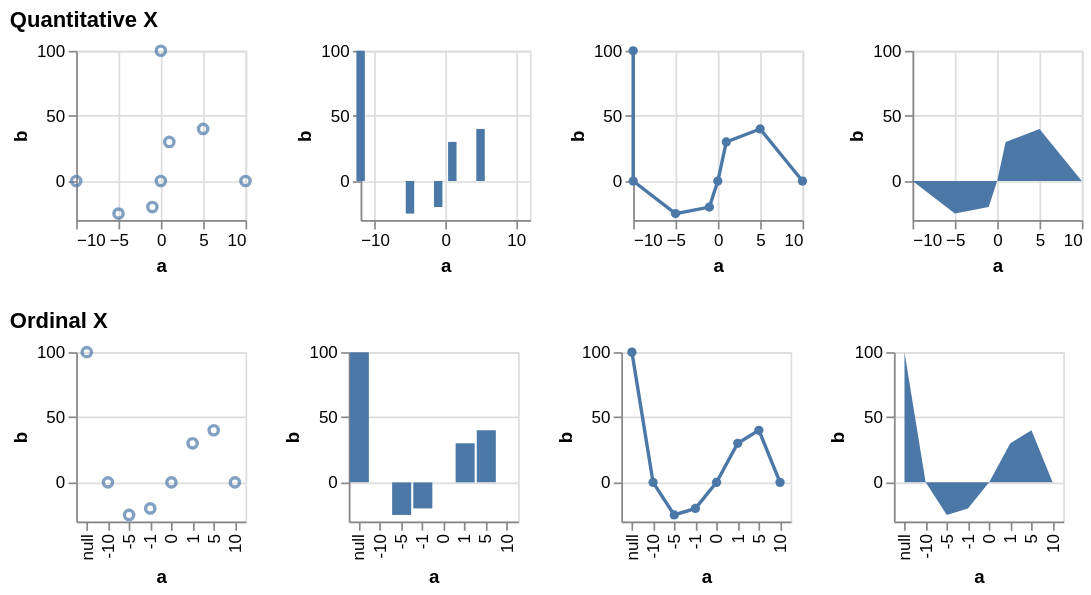

Write a Vega-Lite specification for this figure.
### Vega specification from a JSON file in a GitHub repository (floating-point values rounded to 4 significant figures)
{"$schema": "https://vega.github.io/schema/vega/v5.json", "description": "Testing invalid", "background": "white", "padding": 5, "data": [{"name": "source_0", "values": [{"a": null, "b": 100}, {"a": -10, "b": null}, {"a": -5, "b": -25}, {"a": -1, "b": -20}, {"a": 0, "b": null}, {"a": 1, "b": 30}, {"a": 5, "b": 40}, {"a": 10, "b": null}]}, {"name": "data_0", "source": "source_0", "transform": [{"type": "formula", "expr": "toNumber(datum[\"a\"])", "as": "a"}]}, {"name": "data_2", "source": "data_0", "transform": [{"type": "stack", "groupby": ["a"], "field": "b", "sort": {"field": [], "order": []}, "as": ["b_start", "b_end"], "offset": "zero"}]}, {"name": "data_3", "source": "data_0", "transform": [{"type": "impute", "field": "b", "groupby": [], "key": "a", "method": "value", "value": 0}, {"type": "stack", "groupby": ["a"], "field": "b", "sort": {"field": [], "order": []}, "as": ["b_start", "b_end"], "offset": "zero"}]}, {"name": "data_4", "source": "data_0", "transform": [{"type": "stack", "groupby": ["a"], "field": "b", "sort": {"field": [], "order": []}, "as": ["b_start", "b_end"], "offset": "zero"}]}, {"name": "data_5", "source": "data_0", "transform": [{"type": "impute", "field": "b", "groupby": [], "key": "a", "method": "value", "value": 0}, {"type": "stack", "groupby": ["a"], "field": "b", "sort": {"field": [], "order": []}, "as": ["b_start", "b_end"], "offset": "zero"}]}], "signals": [{"name": "childHeight", "value": 100}, {"name": "concat_0_childWidth", "value": 100}, {"name": "concat_1_childWidth", "value": 100}], "layout": {"padding": 20, "columns": 1, "bounds": "full", "align": "each"}, "marks": [{"type": "group", "name": "concat_0_group", "title": {"text": "Quantitative X", "anchor": "start"}, "layout": {"padding": 20, "bounds": "full", "align": "each"}, "marks": [{"type": "group", "name": "concat_0_concat_0_group", "style": "cell", "encode": {"update": {"width": {"signal": "concat_0_childWidth"}, "height": {"signal": "childHeight"}}}, "marks": [{"name": "concat_0_concat_0_marks", "type": "symbol", "style": ["point"], "from": {"data": "data_0"}, "encode": {"update": {"opacity": {"value": 0.7}, "fill": {"value": "transparent"}, "stroke": {"value": "#4c78a8"}, "ariaRoleDescription": {"value": "point"}, "description": {"signal": "\"a: \" + (format(datum[\"a\"], \"\")) + \"; b: \" + (format(datum[\"b\"], \"\"))"}, "x": [{"test": "!isValid(datum[\"a\"]) || !isFinite(+datum[\"a\"])", "scale": "concat_0_concat_0_x", "value": 0}, {"scale": "concat_0_concat_0_x", "field": "a"}], "y": [{"test": "!isValid(datum[\"b\"]) || !isFinite(+datum[\"b\"])", "scale": "concat_0_concat_0_y", "value": 0}, {"scale": "concat_0_concat_0_y", "field": "b"}]}}}], "axes": [{"scale": "concat_0_concat_0_x", "orient": "bottom", "gridScale": "concat_0_concat_0_y", "grid": true, "tickCount": {"signal": "ceil(concat_0_childWidth/40)"}, "domain": false, "labels": false, "aria": false, "maxExtent": 0, "minExtent": 0, "ticks": false, "zindex": 0}, {"scale": "concat_0_concat_0_y", "orient": "left", "gridScale": "concat_0_concat_0_x", "grid": true, "tickCount": {"signal": "ceil(childHeight/40)"}, "domain": false, "labels": false, "aria": false, "maxExtent": 0, "minExtent": 0, "ticks": false, "zindex": 0}, {"scale": "concat_0_concat_0_x", "orient": "bottom", "grid": false, "title": "a", "labelFlush": true, "labelOverlap": true, "tickCount": {"signal": "ceil(concat_0_childWidth/40)"}, "zindex": 0}, {"scale": "concat_0_concat_0_y", "orient": "left", "grid": false, "title": "b", "labelOverlap": true, "tickCount": {"signal": "ceil(childHeight/40)"}, "zindex": 0}]}, {"type": "group", "name": "concat_0_concat_1_group", "style": "cell", "encode": {"update": {"width": {"signal": "concat_0_childWidth"}, "height": {"signal": "childHeight"}}}, "marks": [{"name": "concat_0_concat_1_marks", "type": "rect", "style": ["bar"], "from": {"data": "data_2"}, "encode": {"update": {"fill": {"value": "#4c78a8"}, "ariaRoleDescription": {"value": "bar"}, "description": {"signal": "\"a: \" + (format(datum[\"a\"], \"\")) + \"; b: \" + (format(datum[\"b\"], \"\"))"}, "xc": [{"test": "!isValid(datum[\"a\"]) || !isFinite(+datum[\"a\"])", "value": 0}, {"scale": "concat_0_concat_1_x", "field": "a"}], "width": {"value": 5}, "y": {"scale": "concat_0_concat_1_y", "field": "b_end"}, "y2": {"scale": "concat_0_concat_1_y", "field": "b_start"}}}}], "axes": [{"scale": "concat_0_concat_1_x", "orient": "bottom", "gridScale": "concat_0_concat_1_y", "grid": true, "tickCount": {"signal": "ceil(concat_0_childWidth/40)"}, "domain": false, "labels": false, "aria": false, "maxExtent": 0, "minExtent": 0, "ticks": false, "zindex": 0}, {"scale": "concat_0_concat_1_y", "orient": "left", "gridScale": "concat_0_concat_1_x", "grid": true, "tickCount": {"signal": "ceil(childHeight/40)"}, "domain": false, "labels": false, "aria": false, "maxExtent": 0, "minExtent": 0, "ticks": false, "zindex": 0}, {"scale": "concat_0_concat_1_x", "orient": "bottom", "grid": false, "title": "a", "labelFlush": true, "labelOverlap": true, "tickCount": {"signal": "ceil(concat_0_childWidth/40)"}, "zindex": 0}, {"scale": "concat_0_concat_1_y", "orient": "left", "grid": false, "title": "b", "labelOverlap": true, "tickCount": {"signal": "ceil(childHeight/40)"}, "zindex": 0}]}, {"type": "group", "name": "concat_0_concat_2_group", "style": "cell", "encode": {"update": {"width": {"signal": "concat_0_childWidth"}, "height": {"signal": "childHeight"}}}, "marks": [{"name": "concat_0_concat_2_layer_0_marks", "type": "line", "style": ["line"], "sort": {"field": "x"}, "from": {"data": "data_0"}, "encode": {"update": {"stroke": {"value": "#4c78a8"}, "description": {"signal": "\"a: \" + (format(datum[\"a\"], \"\")) + \"; b: \" + (format(datum[\"b\"], \"\"))"}, "x": [{"test": "!isValid(datum[\"a\"]) || !isFinite(+datum[\"a\"])", "value": 0}, {"scale": "concat_0_concat_2_x", "field": "a"}], "y": [{"test": "!isValid(datum[\"b\"]) || !isFinite(+datum[\"b\"])", "scale": "concat_0_concat_2_y", "value": 0}, {"scale": "concat_0_concat_2_y", "field": "b"}]}}}, {"name": "concat_0_concat_2_layer_1_marks", "type": "symbol", "style": ["point"], "from": {"data": "data_0"}, "encode": {"update": {"opacity": {"value": 1}, "fill": {"value": "#4c78a8"}, "ariaRoleDescription": {"value": "point"}, "description": {"signal": "\"a: \" + (format(datum[\"a\"], \"\")) + \"; b: \" + (format(datum[\"b\"], \"\"))"}, "x": [{"test": "!isValid(datum[\"a\"]) || !isFinite(+datum[\"a\"])", "value": 0}, {"scale": "concat_0_concat_2_x", "field": "a"}], "y": [{"test": "!isValid(datum[\"b\"]) || !isFinite(+datum[\"b\"])", "scale": "concat_0_concat_2_y", "value": 0}, {"scale": "concat_0_concat_2_y", "field": "b"}]}}}], "axes": [{"scale": "concat_0_concat_2_x", "orient": "bottom", "gridScale": "concat_0_concat_2_y", "grid": true, "tickCount": {"signal": "ceil(concat_0_childWidth/40)"}, "domain": false, "labels": false, "aria": false, "maxExtent": 0, "minExtent": 0, "ticks": false, "zindex": 0}, {"scale": "concat_0_concat_2_y", "orient": "left", "gridScale": "concat_0_concat_2_x", "grid": true, "tickCount": {"signal": "ceil(childHeight/40)"}, "domain": false, "labels": false, "aria": false, "maxExtent": 0, "minExtent": 0, "ticks": false, "zindex": 0}, {"scale": "concat_0_concat_2_x", "orient": "bottom", "grid": false, "title": "a", "labelFlush": true, "labelOverlap": true, "tickCount": {"signal": "ceil(concat_0_childWidth/40)"}, "zindex": 0}, {"scale": "concat_0_concat_2_y", "orient": "left", "grid": false, "title": "b", "labelOverlap": true, "tickCount": {"signal": "ceil(childHeight/40)"}, "zindex": 0}]}, {"type": "group", "name": "concat_0_concat_3_group", "style": "cell", "encode": {"update": {"width": {"signal": "concat_0_childWidth"}, "height": {"signal": "childHeight"}}}, "marks": [{"name": "concat_0_concat_3_marks", "type": "area", "style": ["area"], "sort": {"field": "x"}, "from": {"data": "data_3"}, "encode": {"update": {"orient": {"value": "vertical"}, "fill": {"value": "#4c78a8"}, "description": {"signal": "\"a: \" + (format(datum[\"a\"], \"\")) + \"; b: \" + (format(datum[\"b\"], \"\"))"}, "x": [{"test": "!isValid(datum[\"a\"]) || !isFinite(+datum[\"a\"])", "value": 0}, {"scale": "concat_0_concat_3_x", "field": "a"}], "y": {"scale": "concat_0_concat_3_y", "field": "b_end"}, "y2": {"scale": "concat_0_concat_3_y", "field": "b_start"}}}}], "axes": [{"scale": "concat_0_concat_3_x", "orient": "bottom", "gridScale": "concat_0_concat_3_y", "grid": true, "tickCount": {"signal": "ceil(concat_0_childWidth/40)"}, "domain": false, "labels": false, "aria": false, "maxExtent": 0, "minExtent": 0, "ticks": false, "zindex": 0}, {"scale": "concat_0_concat_3_y", "orient": "left", "gridScale": "concat_0_concat_3_x", "grid": true, "tickCount": {"signal": "ceil(childHeight/40)"}, "domain": false, "labels": false, "aria": false, "maxExtent": 0, "minExtent": 0, "ticks": false, "zindex": 0}, {"scale": "concat_0_concat_3_x", "orient": "bottom", "grid": false, "title": "a", "labelFlush": true, "labelOverlap": true, "tickCount": {"signal": "ceil(concat_0_childWidth/40)"}, "zindex": 0}, {"scale": "concat_0_concat_3_y", "orient": "left", "grid": false, "title": "b", "labelOverlap": true, "tickCount": {"signal": "ceil(childHeight/40)"}, "zindex": 0}]}]}, {"type": "group", "name": "concat_1_group", "title": {"text": "Ordinal X", "anchor": "start"}, "layout": {"padding": 20, "bounds": "full", "align": "each"}, "marks": [{"type": "group", "name": "concat_1_concat_0_group", "style": "cell", "encode": {"update": {"width": {"signal": "concat_1_childWidth"}, "height": {"signal": "childHeight"}}}, "marks": [{"name": "concat_1_concat_0_marks", "type": "symbol", "style": ["point"], "from": {"data": "data_0"}, "encode": {"update": {"opacity": {"value": 0.7}, "fill": {"value": "transparent"}, "stroke": {"value": "#4c78a8"}, "ariaRoleDescription": {"value": "point"}, "description": {"signal": "\"a: \" + (isValid(datum[\"a\"]) ? datum[\"a\"] : \"\"+datum[\"a\"]) + \"; b: \" + (format(datum[\"b\"], \"\"))"}, "x": {"scale": "concat_1_concat_0_x", "field": "a"}, "y": [{"test": "!isValid(datum[\"b\"]) || !isFinite(+datum[\"b\"])", "scale": "concat_1_concat_0_y", "value": 0}, {"scale": "concat_1_concat_0_y", "field": "b"}]}}}], "axes": [{"scale": "concat_1_concat_0_y", "orient": "left", "gridScale": "concat_1_concat_0_x", "grid": true, "tickCount": {"signal": "ceil(childHeight/40)"}, "domain": false, "labels": false, "aria": false, "maxExtent": 0, "minExtent": 0, "ticks": false, "zindex": 0}, {"scale": "concat_1_concat_0_x", "orient": "bottom", "grid": false, "title": "a", "labelAlign": "right", "labelAngle": 270, "labelBaseline": "middle", "zindex": 0}, {"scale": "concat_1_concat_0_y", "orient": "left", "grid": false, "title": "b", "labelOverlap": true, "tickCount": {"signal": "ceil(childHeight/40)"}, "zindex": 0}]}, {"type": "group", "name": "concat_1_concat_1_group", "style": "cell", "encode": {"update": {"width": {"signal": "concat_1_childWidth"}, "height": {"signal": "childHeight"}}}, "marks": [{"name": "concat_1_concat_1_marks", "type": "rect", "style": ["bar"], "from": {"data": "data_4"}, "encode": {"update": {"fill": {"value": "#4c78a8"}, "ariaRoleDescription": {"value": "bar"}, "description": {"signal": "\"a: \" + (isValid(datum[\"a\"]) ? datum[\"a\"] : \"\"+datum[\"a\"]) + \"; b: \" + (format(datum[\"b\"], \"\"))"}, "x": {"scale": "concat_1_concat_1_x", "field": "a"}, "width": {"signal": "max(0.25, bandwidth('concat_1_concat_1_x'))"}, "y": {"scale": "concat_1_concat_1_y", "field": "b_end"}, "y2": {"scale": "concat_1_concat_1_y", "field": "b_start"}}}}], "axes": [{"scale": "concat_1_concat_1_y", "orient": "left", "gridScale": "concat_1_concat_1_x", "grid": true, "tickCount": {"signal": "ceil(childHeight/40)"}, "domain": false, "labels": false, "aria": false, "maxExtent": 0, "minExtent": 0, "ticks": false, "zindex": 0}, {"scale": "concat_1_concat_1_x", "orient": "bottom", "grid": false, "title": "a", "labelAlign": "right", "labelAngle": 270, "labelBaseline": "middle", "zindex": 0}, {"scale": "concat_1_concat_1_y", "orient": "left", "grid": false, "title": "b", "labelOverlap": true, "tickCount": {"signal": "ceil(childHeight/40)"}, "zindex": 0}]}, {"type": "group", "name": "concat_1_concat_2_group", "style": "cell", "encode": {"update": {"width": {"signal": "concat_1_childWidth"}, "height": {"signal": "childHeight"}}}, "marks": [{"name": "concat_1_concat_2_layer_0_marks", "type": "line", "style": ["line"], "sort": {"field": "x"}, "from": {"data": "data_0"}, "encode": {"update": {"stroke": {"value": "#4c78a8"}, "description": {"signal": "\"a: \" + (isValid(datum[\"a\"]) ? datum[\"a\"] : \"\"+datum[\"a\"]) + \"; b: \" + (format(datum[\"b\"], \"\"))"}, "x": {"scale": "concat_1_concat_2_x", "field": "a"}, "y": [{"test": "!isValid(datum[\"b\"]) || !isFinite(+datum[\"b\"])", "scale": "concat_1_concat_2_y", "value": 0}, {"scale": "concat_1_concat_2_y", "field": "b"}]}}}, {"name": "concat_1_concat_2_layer_1_marks", "type": "symbol", "style": ["point"], "from": {"data": "data_0"}, "encode": {"update": {"opacity": {"value": 1}, "fill": {"value": "#4c78a8"}, "ariaRoleDescription": {"value": "point"}, "description": {"signal": "\"a: \" + (isValid(datum[\"a\"]) ? datum[\"a\"] : \"\"+datum[\"a\"]) + \"; b: \" + (format(datum[\"b\"], \"\"))"}, "x": {"scale": "concat_1_concat_2_x", "field": "a"}, "y": [{"test": "!isValid(datum[\"b\"]) || !isFinite(+datum[\"b\"])", "scale": "concat_1_concat_2_y", "value": 0}, {"scale": "concat_1_concat_2_y", "field": "b"}]}}}], "axes": [{"scale": "concat_1_concat_2_y", "orient": "left", "gridScale": "concat_1_concat_2_x", "grid": true, "tickCount": {"signal": "ceil(childHeight/40)"}, "domain": false, "labels": false, "aria": false, "maxExtent": 0, "minExtent": 0, "ticks": false, "zindex": 0}, {"scale": "concat_1_concat_2_x", "orient": "bottom", "grid": false, "title": "a", "labelAlign": "right", "labelAngle": 270, "labelBaseline": "middle", "zindex": 0}, {"scale": "concat_1_concat_2_y", "orient": "left", "grid": false, "title": "b", "labelOverlap": true, "tickCount": {"signal": "ceil(childHeight/40)"}, "zindex": 0}]}, {"type": "group", "name": "concat_1_concat_3_group", "style": "cell", "encode": {"update": {"width": {"signal": "concat_1_childWidth"}, "height": {"signal": "childHeight"}}}, "marks": [{"name": "concat_1_concat_3_marks", "type": "area", "style": ["area"], "sort": {"field": "x"}, "from": {"data": "data_5"}, "encode": {"update": {"orient": {"value": "vertical"}, "fill": {"value": "#4c78a8"}, "description": {"signal": "\"a: \" + (isValid(datum[\"a\"]) ? datum[\"a\"] : \"\"+datum[\"a\"]) + \"; b: \" + (format(datum[\"b\"], \"\"))"}, "x": {"scale": "concat_1_concat_3_x", "field": "a"}, "y": {"scale": "concat_1_concat_3_y", "field": "b_end"}, "y2": {"scale": "concat_1_concat_3_y", "field": "b_start"}}}}], "axes": [{"scale": "concat_1_concat_3_y", "orient": "left", "gridScale": "concat_1_concat_3_x", "grid": true, "tickCount": {"signal": "ceil(childHeight/40)"}, "domain": false, "labels": false, "aria": false, "maxExtent": 0, "minExtent": 0, "ticks": false, "zindex": 0}, {"scale": "concat_1_concat_3_x", "orient": "bottom", "grid": false, "title": "a", "labelAlign": "right", "labelAngle": 270, "labelBaseline": "middle", "zindex": 0}, {"scale": "concat_1_concat_3_y", "orient": "left", "grid": false, "title": "b", "labelOverlap": true, "tickCount": {"signal": "ceil(childHeight/40)"}, "zindex": 0}]}]}], "scales": [{"name": "concat_0_concat_0_x", "type": "linear", "domain": {"data": "data_0", "field": "a"}, "range": [0, {"signal": "concat_0_childWidth"}], "nice": true, "zero": true}, {"name": "concat_0_concat_0_y", "type": "linear", "domain": {"data": "data_0", "field": "b"}, "range": [{"signal": "childHeight"}, 0], "nice": true, "zero": true}, {"name": "concat_0_concat_1_x", "type": "linear", "domain": {"data": "data_2", "field": "a"}, "range": [0, {"signal": "concat_0_childWidth"}], "nice": true, "zero": false, "padding": 5}, {"name": "concat_0_concat_1_y", "type": "linear", "domain": {"data": "data_2", "fields": ["b_start", "b_end"]}, "range": [{"signal": "childHeight"}, 0], "nice": true, "zero": true}, {"name": "concat_0_concat_2_x", "type": "linear", "domain": {"data": "data_0", "field": "a"}, "range": [0, {"signal": "concat_0_childWidth"}], "nice": true, "zero": false}, {"name": "concat_0_concat_2_y", "type": "linear", "domain": {"data": "data_0", "field": "b"}, "range": [{"signal": "childHeight"}, 0], "nice": true, "zero": true}, {"name": "concat_0_concat_3_x", "type": "linear", "domain": {"data": "data_3", "field": "a"}, "range": [0, {"signal": "concat_0_childWidth"}], "nice": true, "zero": false}, {"name": "concat_0_concat_3_y", "type": "linear", "domain": {"data": "data_3", "fields": ["b_start", "b_end"]}, "range": [{"signal": "childHeight"}, 0], "nice": true, "zero": true}, {"name": "concat_1_concat_0_x", "type": "point", "domain": {"data": "data_0", "field": "a", "sort": true}, "range": [0, {"signal": "concat_1_childWidth"}], "padding": 0.5}, {"name": "concat_1_concat_0_y", "type": "linear", "domain": {"data": "data_0", "field": "b"}, "range": [{"signal": "childHeight"}, 0], "nice": true, "zero": true}, {"name": "concat_1_concat_1_x", "type": "band", "domain": {"data": "data_4", "field": "a", "sort": true}, "range": [0, {"signal": "concat_1_childWidth"}], "paddingInner": 0.1, "paddingOuter": 0.05}, {"name": "concat_1_concat_1_y", "type": "linear", "domain": {"data": "data_4", "fields": ["b_start", "b_end"]}, "range": [{"signal": "childHeight"}, 0], "nice": true, "zero": true}, {"name": "concat_1_concat_2_x", "type": "point", "domain": {"data": "data_0", "field": "a", "sort": true}, "range": [0, {"signal": "concat_1_childWidth"}], "padding": 0.5}, {"name": "concat_1_concat_2_y", "type": "linear", "domain": {"data": "data_0", "field": "b"}, "range": [{"signal": "childHeight"}, 0], "nice": true, "zero": true}, {"name": "concat_1_concat_3_x", "type": "point", "domain": {"data": "data_5", "field": "a", "sort": true}, "range": [0, {"signal": "concat_1_childWidth"}], "padding": 0.5}, {"name": "concat_1_concat_3_y", "type": "linear", "domain": {"data": "data_5", "fields": ["b_start", "b_end"]}, "range": [{"signal": "childHeight"}, 0], "nice": true, "zero": true}]}
